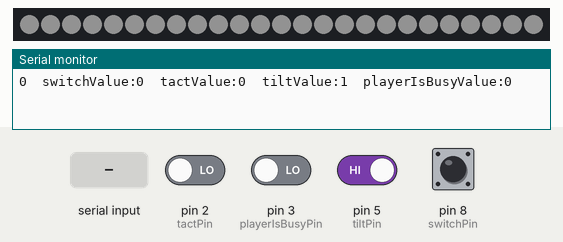
Simulated run of this sketch. Board: Arduino Uno, built with avr-gcc and run on an emulated ATmega328P. On the bench: 25 RGB LEDs in strip order, left to right, the last lines printed to the serial monitor. Inputs (shaded band) come from the test bench; at power-on: pin 5 (tiltPin) HIGH, pin 2 (tactPin), pin 3 (playerIsBusyPin), pin 8 (switchPin) LOW. Dim RGB values are drawn brighter than linear; the audio player accepts every command and is not drawn.

Above: at 5.5 s.
5.6 s: pin 3 (playerIsBusyPin) driven HIGH
At 6.47 s:
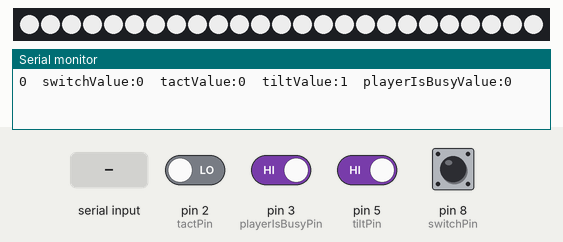
At 12.1 s:
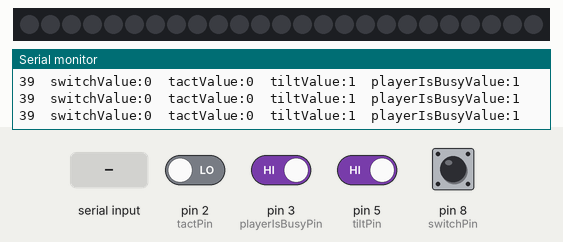

The sketch:

day-tide_prototype.ino
```cpp
/*************************************************************
   Title:
   Create:
   Update: 2016.10.29
   Version: a1
   About:
   Settings:
   -- DFPlayer.rx --> Arduino.d11
   -- DFPlayer.tx --> Arduino.d10
   -- neoPixel    --> Arduino.d06
   -- push button --> Arduino.d08 (red button, red leds)
   -- tilt switch --> Arduino.d05 (plays music, no loop)
   -- push button --> Arduino.d02 (white leds, plays music #2, loops)
 *************************************************************/
/*************************************************************
   Program Flow Vars Start
 *************************************************************/
boolean debug = true;
int state = 0;
int prevSwitchValue, prevTactValue;
/*
   state 0 --> 초기/대기 상태
   state 1 --> 바로 세운 상태에서 red btn을 누른 상태
   state 2 --> 상대방이 보내준 사운드를 1회만 재생하는 상태
   state 3 --> 상대방이 보내준 사운드 재생(무한) 하는 상태
*/
/*************************************************************
   Program Flow Vars End
 *************************************************************/
/*************************************************************
   DFPlayer Vars Start
 *************************************************************/
#include <DFPlayer_Mini_Mp3.h>
# define Start_Byte 0x7E
# define Version_Byte 0xFF
# define Command_Length 0x06
# define End_Byte 0xEF
# define Acknowledge 0x00 //Returns info with command 0x41 [0x01: info, 0x00: no info]
# define ACTIVATED LOW

#include <SoftwareSerial.h>
SoftwareSerial mySerial(10, 11); //d10 --> DFPlayer.rx, d11 --> DFPlater.tx
int playerIsBusyPin = 3;                 //d03 --> DFPlayer.busy
int playerIsBusyValue;
int currentSound = 3;
/*
  boolean played = false;
  boolean ablestop = false;
  boolean musicloop = false;
  boolean tactpressed = false;
*/
/*************************************************************
   DFPlayer Vars End
 *************************************************************/
/*************************************************************
   Neo Plxel Vars Start
 *************************************************************/
#include <Adafruit_NeoPixel.h>
#ifdef __AVR__
#include <avr/power.h>
#endif
//#define NUM_LEDS 60
#define BRIGHTNESS 40

// How many NeoPixels we will be using, charge accordingly
const int neoPixelPin = 6;    // d06 --> Neo Pixel
const int switchPin = 8;      //red button
const int tiltPin = 5;
const int tactPin = 2;        //small btn

int neoPixelValue, switchValue, tiltValue, tactValue;

int numPixels = 25;
/*
  int buttonPushCounter = 0;   // counter for the number of button presses
  int buttonState = 0;         // current state of the button
  int tactState = 0;           // current state of the tact swtich
  int lastbuttonState = 0;     // previous state of the button

  boolean redbutton = false;
  boolean whitebutton = false;
  boolean whitelong = false;
  int var = 0;
*/
// Instatiate the NeoPixel from the ibrary
Adafruit_NeoPixel strip = Adafruit_NeoPixel(numPixels, neoPixelPin, NEO_GRBW + NEO_KHZ800);

int gamma[] = {
  0,  0,  0,  0,  0,  0,  0,  0,  0,  0,  0,  0,  0,  0,  0,  0,
  0,  0,  0,  0,  0,  0,  0,  0,  0,  0,  0,  0,  1,  1,  1,  1,
  1,  1,  1,  1,  1,  1,  1,  1,  1,  2,  2,  2,  2,  2,  2,  2,
  2,  3,  3,  3,  3,  3,  3,  3,  4,  4,  4,  4,  4,  5,  5,  5,
  5,  6,  6,  6,  6,  7,  7,  7,  7,  8,  8,  8,  9,  9,  9, 10,
  10, 10, 11, 11, 11, 12, 12, 13, 13, 13, 14, 14, 15, 15, 16, 16,
  17, 17, 18, 18, 19, 19, 20, 20, 21, 21, 22, 22, 23, 24, 24, 25,
  25, 26, 27, 27, 28, 29, 29, 30, 31, 32, 32, 33, 34, 35, 35, 36,
  37, 38, 39, 39, 40, 41, 42, 43, 44, 45, 46, 47, 48, 49, 50, 50,
  51, 52, 54, 55, 56, 57, 58, 59, 60, 61, 62, 63, 64, 66, 67, 68,
  69, 70, 72, 73, 74, 75, 77, 78, 79, 81, 82, 83, 85, 86, 87, 89,
  90, 92, 93, 95, 96, 98, 99, 101, 102, 104, 105, 107, 109, 110, 112, 114,
  115, 117, 119, 120, 122, 124, 126, 127, 129, 131, 133, 135, 137, 138, 140, 142,
  144, 146, 148, 150, 152, 154, 156, 158, 160, 162, 164, 167, 169, 171, 173, 175,
  177, 180, 182, 184, 186, 189, 191, 193, 196, 198, 200, 203, 205, 208, 210, 213,
  215, 218, 220, 223, 225, 228, 231, 233, 236, 239, 241, 244, 247, 249, 252, 255
};
/*************************************************************
   Neo Plxel Vars End
 *************************************************************/
/*************************************************************
   setup() Start
 *************************************************************/
void setup () {
  Serial.begin (9600);
  mySerial.begin (9600);
  mp3_set_serial (mySerial);    // set DFPlayer serial pins

  pinMode(switchPin, INPUT);       // red btn
  pinMode(tactPin, INPUT);         // small btn
  pinMode(neoPixelPin, OUTPUT);    // neo pixel
  pinMode(tiltPin, INPUT);         // tile switch
  pinMode(playerIsBusyPin, INPUT); // dfplayer is busy

  strip.begin();  // initialize the strip
  strip.show();   // make sure it is visible
  strip.clear();  // Initialize all pixels to 'off'

  delay(1000);
  //setVolume(0);
}
/*************************************************************
   setup() End
 *************************************************************/
/*************************************************************
   loop() Start
 *************************************************************/
void loop () {
  /////////////////////////////////////////////////////////////
  // Debug
  /////////////////////////////////////////////////////////////
  if (Serial.available() > 0) {
    char c = Serial.read();
    Serial.println(c);
    state = c - '0';
    Serial.print("State:");
    Serial.println(state - '0');
  }
  if (debug) {

  }
  /////////////////////////////////////////////////////////////
  // Read Sensors
  /////////////////////////////////////////////////////////////
  readSensors();
  if (debug) printSensors();
  /*
     switchPin       --> switchValue
     tactPin         --> tactValue
     neoPixelPin     --> neoPixelValue
     tiltPin         --> tileValue
     playerIsBusyPin --> playerIsBusyValue
  */
  /////////////////////////////////////////////////////////////
  // Process control
  /////////////////////////////////////////////////////////////
  //Serial.println(switchValue);
  //Serial.println(digitalRead(tiltPin));
  if (tiltValue == LOW) {
    if (switchValue == HIGH && prevSwitchValue == LOW && (state <= 10)) {
      state = 20;                       // State02: neo pixel을 red color로 설정하고 회전시키기
      delay(300);
    } else if (switchValue == HIGH && prevSwitchValue == LOW && (state == 20)) {
      delay(300);
      state = 29;                       // State02: 종료
    } else if (state > 30) {
      state = 10;                       // State01: 기본(초기) 상태로 복귀
    }
  } else if (tiltValue == HIGH) {
    if (state == 0 || state == 10) {
      delay(200);
      state = 30;                       // State03: 상대방이 보내준 사운드 재생(1회)
    } else if (tactValue == HIGH && prevTactValue == LOW && (state == 39 || state <= 10)) {
      delay(200);
      state = 40;                       // State04: 상대방이 보내준 사운드 재생(무한)
      currentSound = 5;
    }
  }
  prevSwitchValue = switchValue;
  prevTactValue = tactValue;

  /////////////////////////////////////////////////////////////
  // State: 0 -- 모든 변수/상태 초기화
  /////////////////////////////////////////////////////////////
  if (state == 0) {
    initAll();
    printState();
    //state = -1;
    pause();
  }

  /////////////////////////////////////////////////////////////
  // State: 1 -- 바로 세운 상태(tileValue == 0)이며 아무런 버튼도 누르지 않은 상태
  /////////////////////////////////////////////////////////////
  if (state == 10) {
    standBy();
    printState();
    stopMP3();
    pause();
    //state = -1;
  }

  /////////////////////////////////////////////////////////////
  // State: 2 -- red btn을 눌러서 red led를 작동시키는 상태
  /////////////////////////////////////////////////////////////
  if (state == 20) {                           // neo pixel을 red, 50 delay를 주고 wipe
    pause();
    colorWipe(strip.Color(255, 0, 0), 50);
    strip.clear();  // neo pixel을 끔//strip.clear();  // neo pixel을 끔
    printState();
    Serial.println("state 20");
  } else if (state == 29) {                    // neo pixel을 끔
    pause();
    for ( int i = 0; i < numPixels; i++ ) {
      strip.setPixelColor(i, 0, 0, 0);
    }
    strip.show();
    state = 0;
  }
  /////////////////////////////////////////////////////////////
  // State: 3 -- 상대방이 보내준 사운드 재생(1회), white led FI/FO
  /////////////////////////////////////////////////////////////
  if (state == 30) {
    setVolume(60);
    specify(3);
    //specify(current);             //music 4

    play();
    pulseWhite(5);                          // neo pixel을 white, 5 delay를 주고 wipe
    printState();
    state = 38;
  } else if (state == 38) {
    pulseWhite(5);                          // neo pixel을 white, 5 delay를 주고 wipe
    printState();
    if (playerIsBusyValue == 1) {  //1 = player idle
      state = 39;
    }
  }

  /////////////////////////////////////////////////////////////
  // State: 4 -- 상대방이 보내준 사운드 재생(1회), white led FI/FO
  /////////////////////////////////////////////////////////////
  if (state == 40) {
    printState();
    setVolume(60);
    specify(1);             //music 4
    play();
    pulseWhite(5);                          // neo pixel을 red, 50 delay를 주고 wipe
    state = 49;

  } else if (state == 49) {
    printState();
    pulseWhite(5);                          // neo pixel을 red, 50 delay를 주고 wipe
    if (playerIsBusyValue == 1) {  //1 = player idle
      // state 40에서의 음악(currentSound = 4)을 루프시킴
      state = 40;
      //currentSound++;
      if (currentSound > 3) {
        currentSound = 1;
      }
      Serial.print("currentSound:");
      Serial.println(currentSound);
    }
  }

}
/*************************************************************
   loop() End
 *************************************************************/
/*************************************************************
   Functions Start
 *************************************************************/
void readSensors() {
  switchValue = digitalRead(switchPin);             // red button
  tactValue = digitalRead(tactPin);                 //
  tiltValue = digitalRead(tiltPin);
  playerIsBusyValue = digitalRead(playerIsBusyPin);
}
void printSensors() {
  Serial.print(state);
  Serial.print("\tswitchValue:");
  Serial.print(switchValue);
  Serial.print("\ttactValue:");
  Serial.print(tactValue);
  Serial.print("\ttiltValue:");
  Serial.print(tiltValue);
  Serial.print("\tplayerIsBusyValue:");
  Serial.println(playerIsBusyValue);
}
void initAll() {
  //state = 0;
}
void standBy() {

}

void printState() {
  Serial.print("state:");
  Serial.print(state);
  Serial.print(", ");
  Serial.println(int(state));
}
/*************************************************************
   Functions End
 *************************************************************/
/*************************************************************
   Neo Plxel Functions Start
 *************************************************************/
void colorWipe(uint32_t c, uint8_t wait) {
  for (uint16_t i = 0; i < strip.numPixels(); i++) {
    strip.setPixelColor(i, c);
    strip.show();
    delay(wait);
    //if (debug) Serial.println("colorWipe");
  }
}

void pulseWhite(uint8_t wait) {
  for (int j = 0; j < 256 ; j++) {
    for (uint16_t i = 0; i < strip.numPixels(); i++) {
      strip.setPixelColor(i, strip.Color(0, 0, 0, gamma[j] ) );
      //strip.show();
      //delay(wait);

    }
    strip.show();
    delay(wait);
  }
  for (int j = 255; j >= 0 ; j--) {
    for (uint16_t i = 0; i < strip.numPixels(); i++) {
      strip.setPixelColor(i, strip.Color(0, 0, 0, gamma[j] ) );
    }
    strip.show();
    delay(wait);
  }
  strip.show();
}
/*************************************************************
   Neo Plxel Functions End
 *************************************************************/
/*************************************************************
   DFPlayer Functions Start
 *************************************************************/
void play()
{
  execute_CMD(0x0D, 0, 1);
  delay(500);
}

void specify(int track)
{
  execute_CMD(0x03, 0, track);
  delay(500);
  // execute_CMD(0x11, 0, 1);
  delay(500);
}


void pause()
{
  execute_CMD(0x0E, 0, 0);
  delay(500);
  execute_CMD(0x16, 0, 0);
  delay(500);
}

void stopMP3() {

}

void mp3_get_state ();


void setVolume(int volume)
{
  execute_CMD(0x06, 0, volume); // Set the volume (0x00~0x30)
  delay(2000);
}


void execute_CMD(byte CMD, byte Par1, byte Par2)
// Excecute the command and parameters
{
  // Calculate the checksum (2 bytes)
  word checksum = -(Version_Byte + Command_Length + CMD + Acknowledge + Par1 + Par2);
  // Build the command line
  byte Command_line[10] = { Start_Byte, Version_Byte, Command_Length, CMD, Acknowledge,
                            Par1, Par2, highByte(checksum), lowByte(checksum), End_Byte
                          };
  //Send the command line to the module
  for (byte k = 0; k < 10; k++)
  {
    mySerial.write( Command_line[k]);
  }
}
/*************************************************************
   DFPlayer Functions End
 *************************************************************/
/*************************************************************
   End Of Sketch
 *************************************************************/
```
